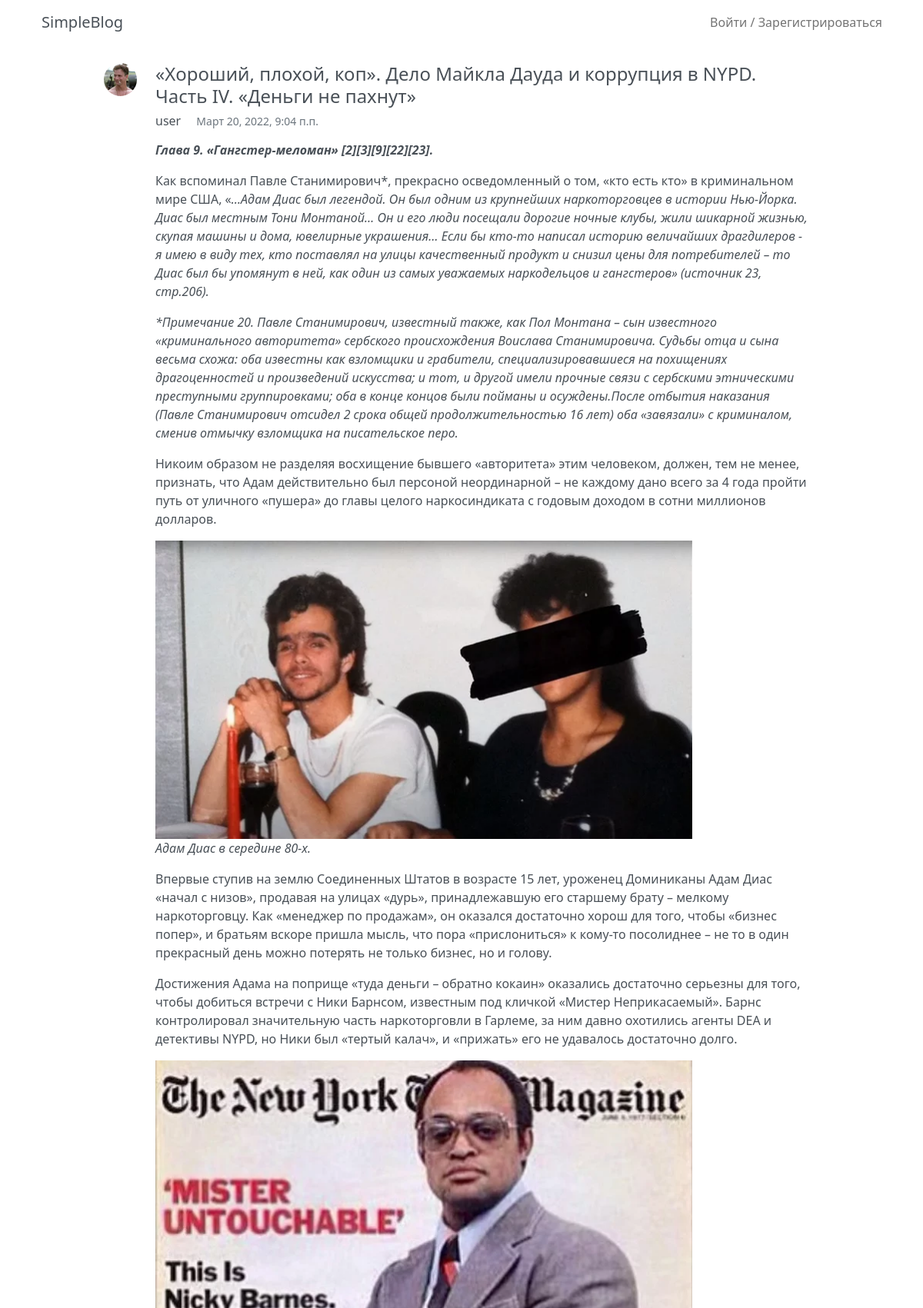
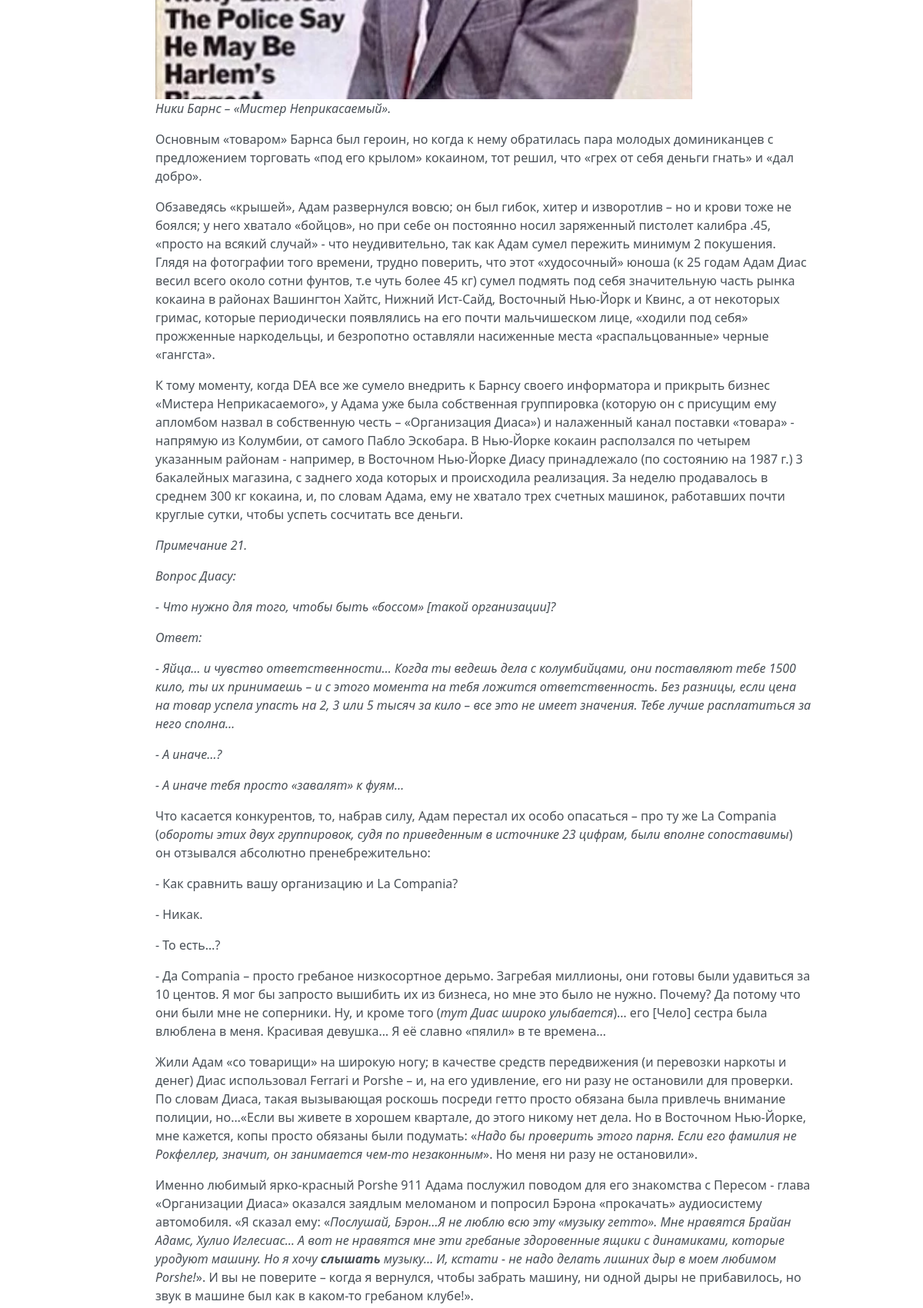
Screenshot of /record/5 (upper part) with the database file from the repository (2 pictures, top to bottom).
### app_blog/models.py (models this page shows, shortened)
class BlogRecord(models.Model):
    title = models.CharField(max_length=200, blank=True, verbose_name='Заголовок')
    body = models.TextField(verbose_name='Текст записи')
    created = models.DateTimeField(auto_now_add=True, verbose_name='Время создания')
    author = models.ForeignKey(User, on_delete=models.CASCADE,
                               related_name='records', verbose_name='Автор')
    cover = models.ImageField(upload_to='blog_images', blank=True, verbose_name='Обложка')
    class Meta:
        ordering = ['-created', ]

### app_userauth/models.py (models this page shows)
class UserProfile(models.Model):
    user = models.OneToOneField(User, on_delete=models.CASCADE, related_name='profile')
    first_name = models.CharField(max_length=50, blank=True, default=str, verbose_name='Имя')
    last_name = models.CharField(max_length=50, blank=True, default=str, verbose_name='Фамилия')
    about = models.TextField(max_length=200, blank=True, default=str, verbose_name='О себе')
    avatar = models.ImageField(upload_to=GetUserDirectory('avatars'),
                               default='avatars/default.svg', verbose_name='Аватар')

### app_blog/views.py (the view)
# urls.py: path('record/<int:pk>', BlogRecordDetailView.as_view(), name='record_page'),
class BlogRecordDetailView(generic.DetailView):
    model = BlogRecord

### templatetags/common_tags.py (called while the page is built)
@register.inclusion_tag('navbar.html', takes_context=True)
def navbar(context):
    return context

### app_blog/templates/app_blog/blogrecord_detail.html (shortened to what this page needs)
{% extends 'base_container.html' %}
{% block content %}
{% load tz %}
    <div class="row content-container col-10 offset-md-1">
        <div class="d-flex align-items-start profile-feed-item">
            <a href="{% url 'user_profile_detail' object.author.id %}">
                <img src="{{ object.author.profile.avatar.url }}" alt="profile" class="img-sm rounded-circle">
            </a>
            <div class="col-11 ms-4">
                {% if object.title %}
                    <h4>{{ object.title }}</h4>
                {% endif %}
                <h6>
                    <a href="{% url 'user_profile_detail' object.author.id %}">{{ object.author.username }}</a>
                    <small class="ms-3 text-muted">{{ object.created|timezone:"Europe/Moscow" }}</small>
                </h6>
                <p>{{ object.body|safe }} </p>
            </div>
        </div>
    </div>
{% endblock content %}

### static/css/blog_styles.css (style rules this page uses)
.content-container { border-radius: 5px; padding-bottom: 20px; margin-bottom: 20px; max-width: 72rem; }
a { color: var(--bs-gray-700); text-decoration: none; }
body { color: var(--bs-gray-700); }
.profile-feed-item { padding: 1.5rem 0; border-bottom: 1px solid #e9e9e9; }
.img-sm { width: 43px; height: 43px; }

### rows the page displays
BlogRecord: author.profile.avatar (picture), title "«Хороший, плохой, коп». Дело Майкла Дауда и коррупция в NYPD. Часть IV. «Деньги не пахнут»", author.username "user", created "Март 20, 2022, 9:04 п.п.", body "Глава 9. «Гангстер-меломан» [2][3][9][22][23]. Как вспоминал Павле Станимирович*, прекрасно осведомленный о том, «кто есть кто» в криминальном мире США, « …Адам Диас был легендой. Он был одним из крупнейших наркоторговцев в истории Нью-Йорка. Диас был местным Тони Монтаной… Он и его люди посещали дорогие ночные клубы, жили шикарной жизнью, скупая машины и дома, ювелирные украшения… Если бы кто-то написал историю величайших драгдилеров - я имею в виду тех, кто поставлял на улицы качественный продукт и снизил цены для потребителей – то Диас был бы упомянут в ней, как один из самых уважаемых наркодельцов и гангстеров» (источник 23, стр.206). *Примечание 20. Павле Станимирович , известный…", body (picture)
